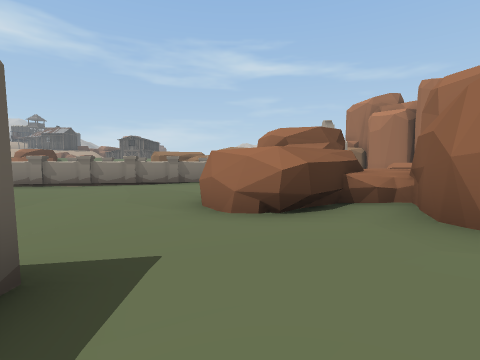
View 1 (above)

24 first-person views from a walk through a 3-D level made in the Unity game engine. The camera is 1.3 m above the floor, tilts 4° down and sees 85° across. The floor is counted in squares, 2 m on a side. Each view is taken from the middle of a square. On the plan, view 1 faces up. The plan holds only what a view shows up to about 9 squares ahead; the rest is blank. The place goes on beyond the plan. The player is left out. Some animated figures are not drawn. Door leaves are left out, so doorways stand open. Some surface patterns are stand-ins.

View 2
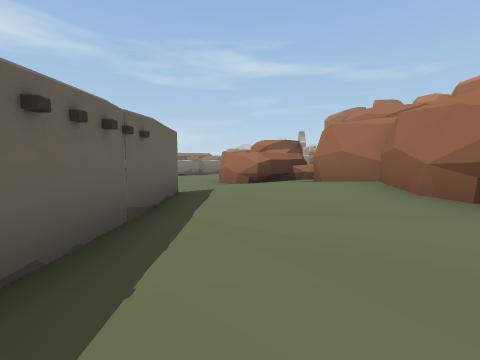

View 3
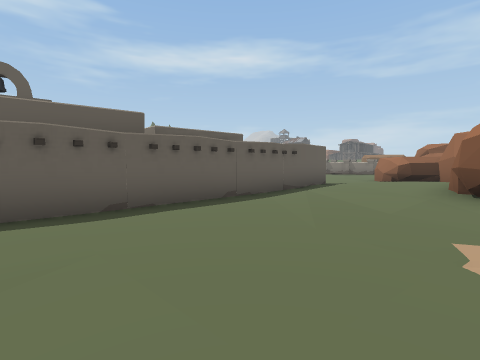

View 4
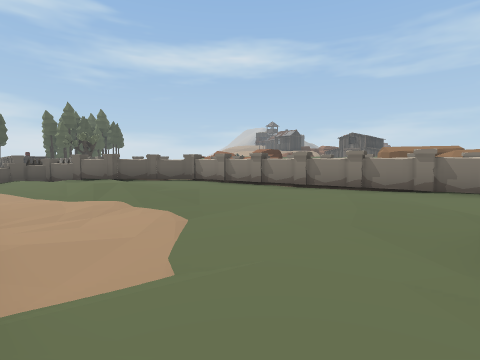

View 5
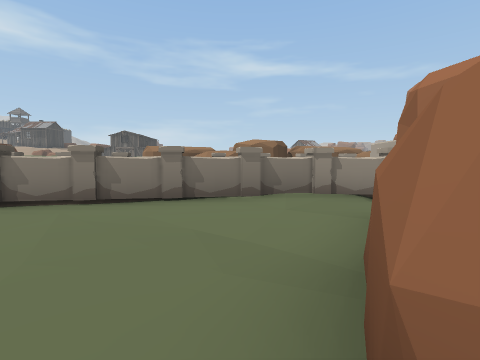

View 6
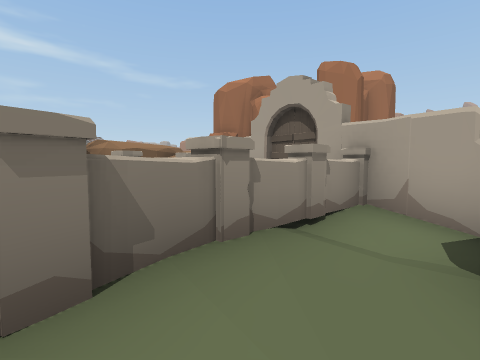

View 7
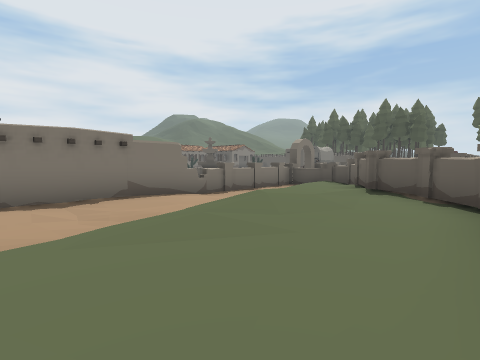

View 8
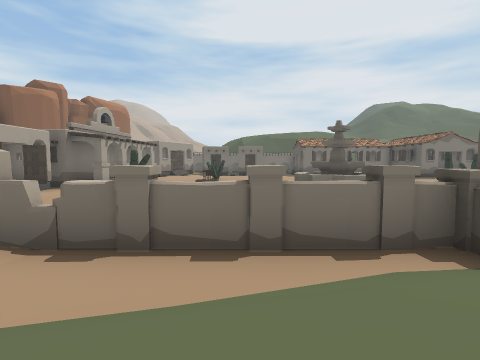

View 9
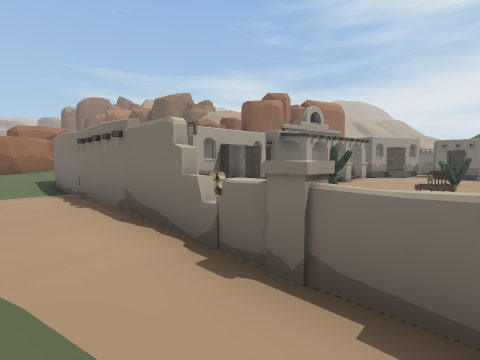

View 10
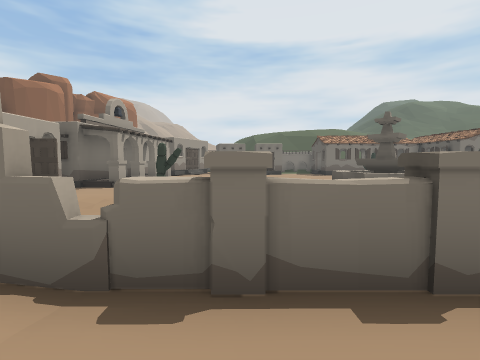

View 11
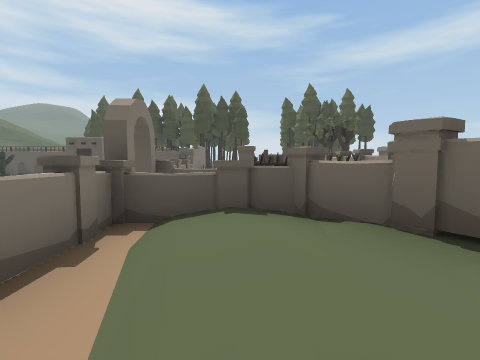

View 12
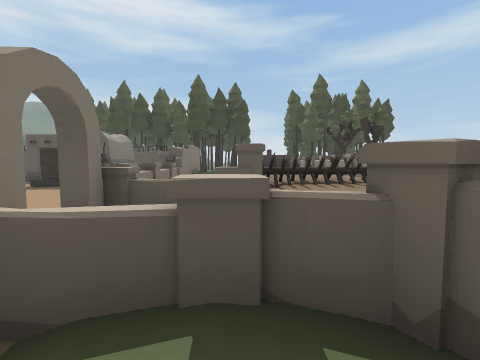

View 13
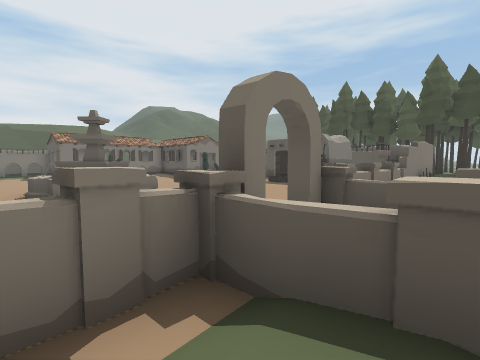

View 14
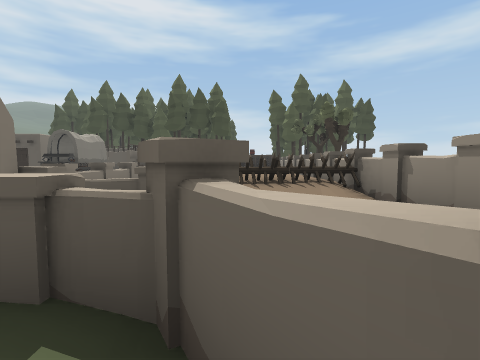

View 15
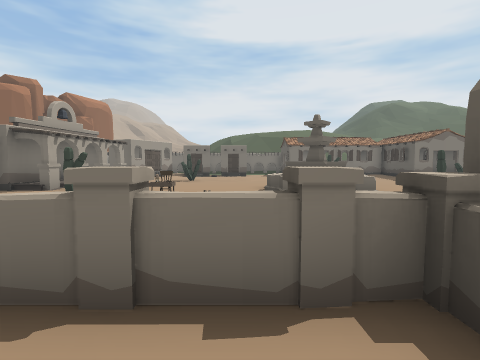

View 16
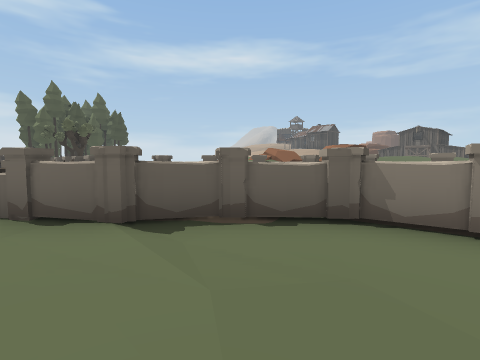

View 17
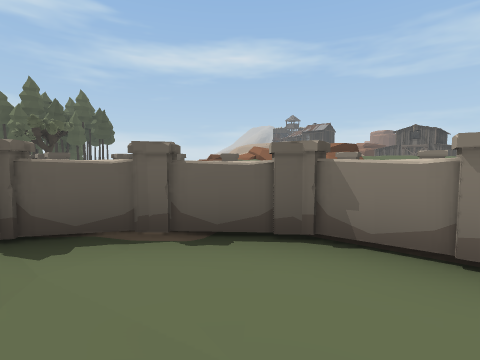

View 18
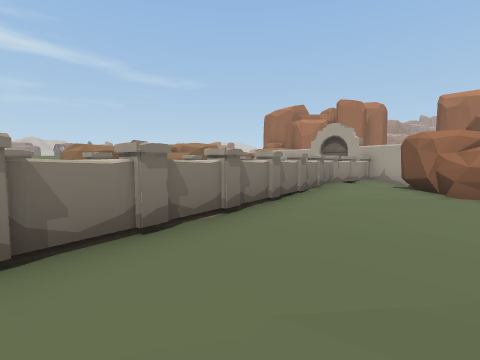

View 19
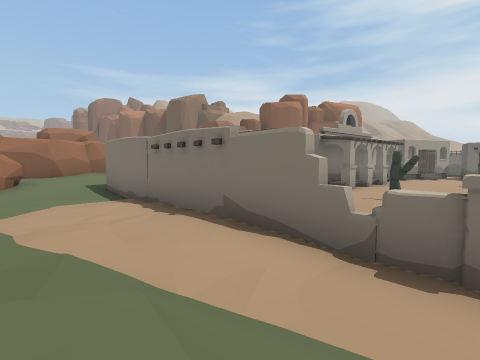

View 20
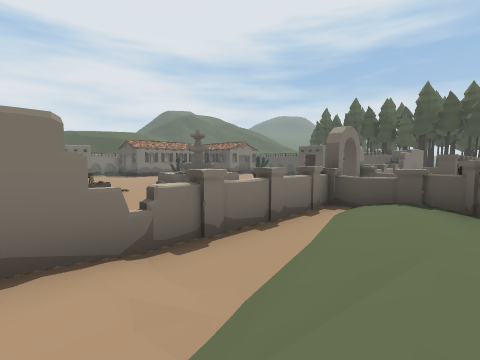

View 21
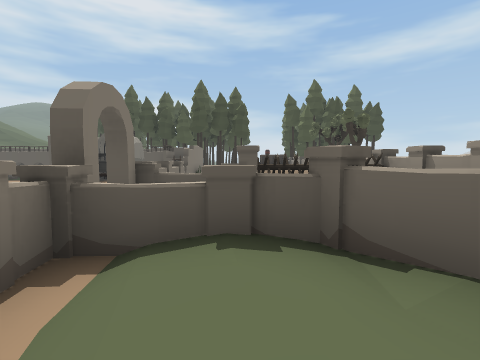

View 22
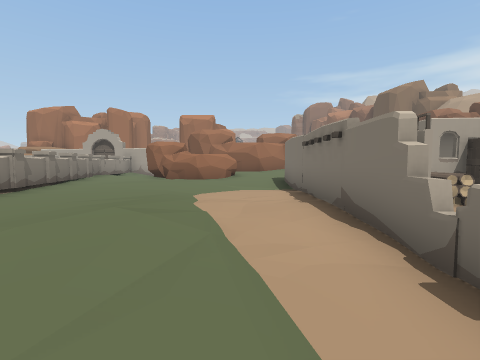

View 23
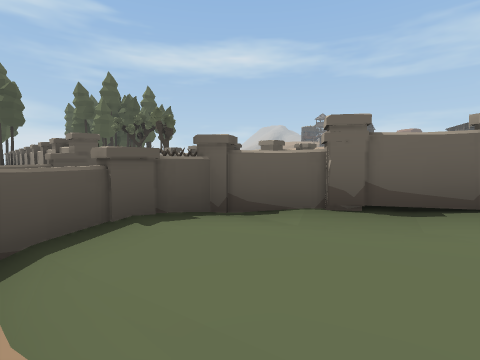

View 24
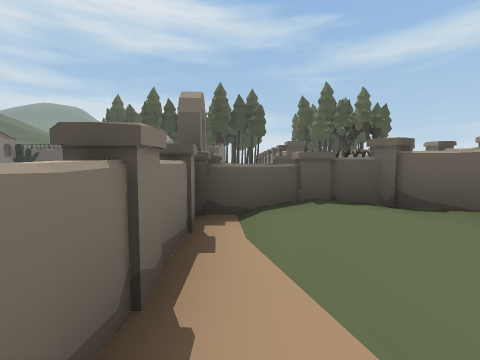

### Floor plan
Key: @ floor where view 1 was taken; # wall or solid block; . main floor; : floor 0.25 m higher than the main floor; - floor 0.25 m lower than the main floor; + floor 0.5 m higher than the main floor; _ floor 0.5 m lower than the main floor; D open door; = window, fence, low wall or low ledge; ^ raised ledge; v drop or lower ground; F fountain; T table; C cactus; R tree; O other object.
Columns run from 22 left of view 1 to 3 right of it. Each row starts with its distance up from view 1.
 14                   ###   ##
 13
 12                        ##
 11                  ######vv#
 10             #####v
  9                       v##O
  8                 ######..-#
  7    R     #   v##.--....###
  6   =#####=v  v#..----.-##
  5      ^OOv  v#....-----###
  4      ^OO  #......-_---###
  3 #^^#####v ^.--__-___--..#
  2 ## #===## =_____-_-_--.:##
  1 #########v_v#### ####..:+#
  0  =v   v        v#   #-@::#
 -1   OO vv      v vOOOO#-..:#
 -2   OOvv      vv vvvOO#-...#
 -3  OOvv   FFF vTCCvvOO#--...
 -4  OOv    FFFvvO vvvOO#--...
 -5      Cv FFFvvvvvvv###-....
 -6       v  FFvvvvvvD  #-....
 -7           vv vvv    #.....

Positions as (right, up) in squares from view 1, and headings:
1: (0, 0), facing up
2: (0, -4), facing up
3: (3, -7), facing up-left
4: (-1, 2), facing up-left
5: (-1, 4), facing up
6: (-1, 7), facing up-right
7: (-4, 7), facing down-left
8: (-10, 4), facing down
9: (-10, 3), facing down-right
10: (-9, 3), facing down
11: (-9, 3), facing left
12: (-11, 3), facing left
13: (-11, 3), facing down-left
14: (-11, 4), facing left
15: (-11, 3), facing down
16: (-7, 4), facing up-left
17: (-7, 5), facing up-left
18: (-7, 5), facing up-right
19: (-9, 4), facing down-right
20: (-7, 4), facing down-left
21: (-10, 3), facing left
22: (-10, 3), facing right
23: (-10, 2), facing up-left
24: (-9, 2), facing left
